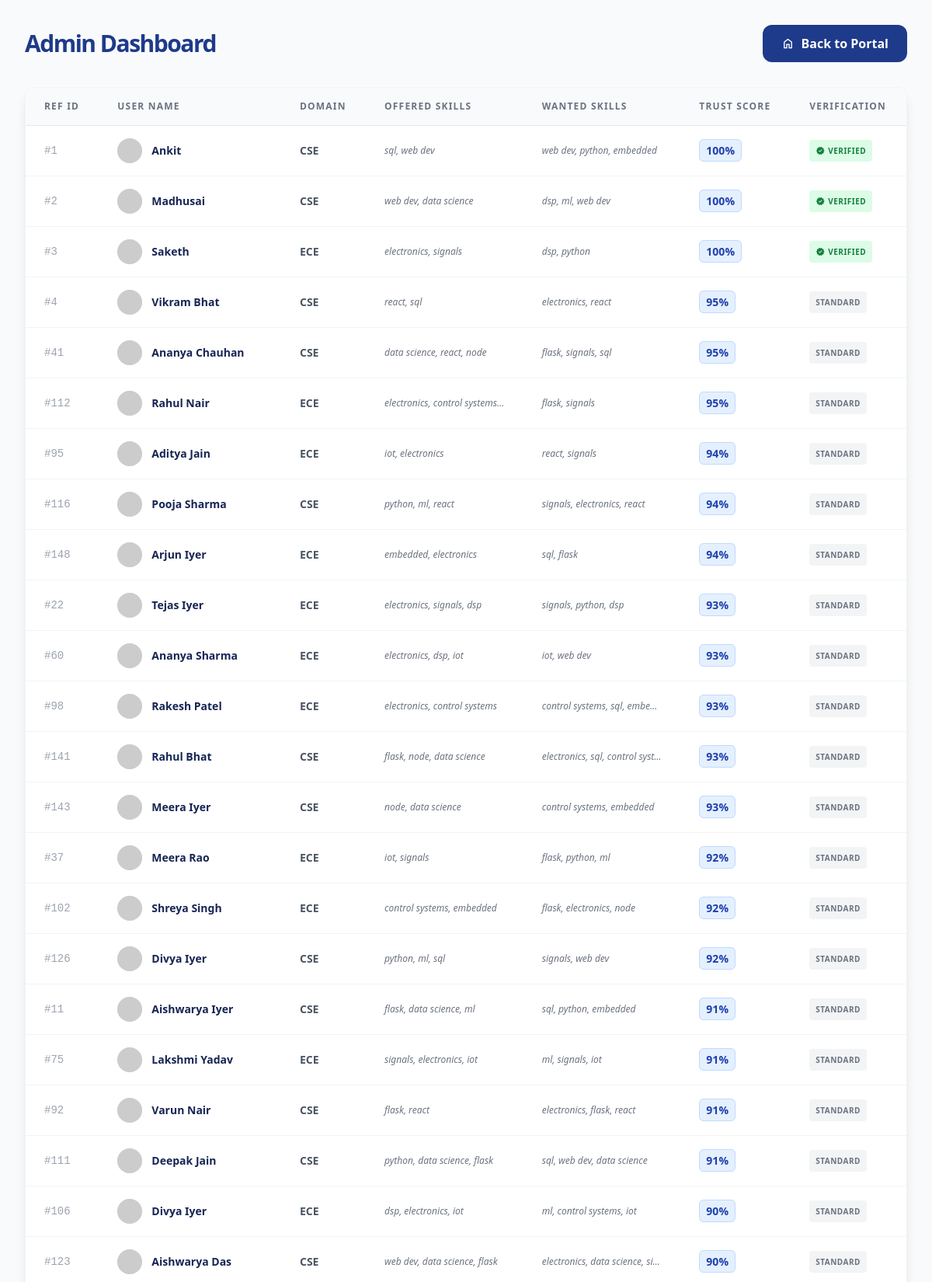
The page /admin (signed in, upper part) on the database its author committed.
### tables this page shows
CREATE TABLE users (
    id INTEGER PRIMARY KEY AUTOINCREMENT,
    name TEXT,
    skills_offered TEXT,
    skills_wanted TEXT,
    domain TEXT,
    whatsapp TEXT,
    linkedin TEXT,
    verified INTEGER,
    trust_score INTEGER
);

### app.py (the view)
@app.route("/admin")
def admin():
    if not session.get("logged_in"):
        return redirect(url_for("login"))
    conn = get_db()
    cursor = conn.cursor()
    cursor.execute("SELECT id, name, domain, skills_offered, skills_wanted, whatsapp, linkedin, verified, trust_score FROM users ORDER BY trust_score DESC")
    users = cursor.fetchall()
    conn.close()
    return render_template("admin.html", users=users)

### app.py (called while the page is built)
def get_db():
    return sqlite3.connect("database.db")

### templates/admin.html (shortened to what this page needs)
<!DOCTYPE html>
<html class="light" lang="en">
<head>
<script src="https://cdn.tailwindcss.com?plugins=forms"></script>
</head>
<body class="bg-gray-50 text-gray-900 p-8 min-h-screen">
    <div class="max-w-7xl mx-auto">
        <div class="flex justify-between items-center mb-8">
            <h1 class="text-3xl font-black text-blue-900 tracking-tighter">Admin Dashboard</h1>
            <a href="/" class="flex items-center gap-2 px-6 py-3 bg-blue-900 text-white rounded-xl font-bold hover:opacity-90 transition-opacity">
                <span class="material-symbols-outlined text-[18px]">home</span> Back to Portal
            </a>
        </div>
        <div class="bg-white rounded-xl shadow-lg border border-gray-100 overflow-hidden">
            <div class="overflow-x-auto">
                <table class="min-w-full text-left text-sm whitespace-nowrap">
                    <thead class="bg-gray-50 text-gray-500 uppercase tracking-widest text-xs border-b border-gray-200">
                        <tr>
                            <th class="px-6 py-4 font-bold">Ref ID</th>
                            <th class="px-6 py-4 font-bold">User Name</th>
                            <th class="px-6 py-4 font-bold">Domain</th>
                            <th class="px-6 py-4 font-bold">Offered Skills</th>
                            <th class="px-6 py-4 font-bold">Wanted Skills</th>
                            <th class="px-6 py-4 font-bold">Trust Score</th>
                            <th class="px-6 py-4 font-bold">Verification</th>
                        </tr>
                    </thead>
                    <tbody class="divide-y divide-gray-100">
                        {% for u in users %}
                        <tr class="hover:bg-blue-50 transition-colors">
                            <td class="px-6 py-4 font-mono text-gray-400">#{{ u[0] }}</td>
                            <td class="px-6 py-4 font-extrabold text-blue-950 flex items-center gap-3">
                                <img class="w-8 h-8 rounded-full bg-gray-200" src="https://api.dicebear.com/7.x/initials/svg?seed={{ u[1] }}&backgroundColor=e3e1ea,c9cffd,ffdcc6" />
                                {{ u[1] }}
                            </td>
                            <td class="px-6 py-4 font-semibold text-gray-600">{{ u[2] }}</td>
                            <td class="px-6 py-4 text-xs italic text-gray-500 max-w-[200px] truncate" title="{{ u[3] }}">{{ u[3] }}</td>
                            <td class="px-6 py-4 text-xs italic text-gray-500 max-w-[200px] truncate" title="{{ u[4] }}">{{ u[4] }}</td>
                            <td class="px-6 py-4">
                                <span class="px-2 py-1 bg-blue-100 text-blue-800 font-bold rounded-md bg-opacity-70 border border-blue-200">{{ u[8] }}%</span>
                            </td>
                            <td class="px-6 py-4">
                                {% if u[7] == 1 %}
                                    <span class="inline-flex items-center gap-1 text-[10px] font-bold px-2 py-1 bg-green-100 text-green-700 rounded uppercase tracking-wider">
                                        <span class="material-symbols-outlined text-[12px]" style="font-variation-settings: 'FILL' 1;">verified</span> Verified
                                    </span>
                                {% else %}
                                    <span class="inline-flex items-center gap-1 text-[10px] font-bold px-2 py-1 bg-gray-100 text-gray-500 rounded uppercase tracking-wider">Standard</span>
                                {% endif %}
                            </td>
                        </tr>
                        {% endfor %}
                    </tbody>
                </table>
            </div>
        </div>
    </div>
</body>
</html>

### rows shown on the page
users: id "1", name "Ankit", domain "CSE", skills_offered "sql, web dev", skills_wanted "web dev, python, embedded", trust_score "100", verified 1 (drawn)
users: id "2", name "Madhusai", domain "CSE", skills_offered "web dev, data science", skills_wanted "dsp, ml, web dev", trust_score "100", verified 1 (drawn)
users: id "3", name "Saketh", domain "ECE", skills_offered "electronics, signals", skills_wanted "dsp, python", trust_score "100", verified 1 (drawn)
users: id "4", name "Vikram Bhat", domain "CSE", skills_offered "react, sql", skills_wanted "electronics, react", trust_score "95", verified "STANDARD"
users: id "41", name "Ananya Chauhan", domain "CSE", skills_offered "data science, react, node", skills_wanted "flask, signals, sql", trust_score "95", verified "STANDARD"
users: id "112", name "Rahul Nair", domain "ECE", skills_offered "electronics, control systems…", skills_wanted "flask, signals", trust_score "95", verified "STANDARD"
users: id "95", name "Aditya Jain", domain "ECE", skills_offered "iot, electronics", skills_wanted "react, signals", trust_score "94", verified "STANDARD"
users: id "116", name "Pooja Sharma", domain "CSE", skills_offered "python, ml, react", skills_wanted "signals, electronics, react", trust_score "94", verified "STANDARD"
users: id "148", name "Arjun Iyer", domain "ECE", skills_offered "embedded, electronics", skills_wanted "sql, flask", trust_score "94", verified "STANDARD"
users: id "22", name "Tejas Iyer", domain "ECE", skills_offered "electronics, signals, dsp", skills_wanted "signals, python, dsp", trust_score "93", verified "STANDARD"
users: id "60", name "Ananya Sharma", domain "ECE", skills_offered "electronics, dsp, iot", skills_wanted "iot, web dev", trust_score "93", verified "STANDARD"
users: id "98", name "Rakesh Patel", domain "ECE", skills_offered "electronics, control systems", skills_wanted "control systems, sql, embe…", trust_score "93", verified "STANDARD"
users: id "141", name "Rahul Bhat", domain "CSE", skills_offered "flask, node, data science", skills_wanted "electronics, sql, control syst…", trust_score "93", verified "STANDARD"
users: id "143", name "Meera Iyer", domain "CSE", skills_offered "node, data science", skills_wanted "control systems, embedded", trust_score "93", verified "STANDARD"
users: id "37", name "Meera Rao", domain "ECE", skills_offered "iot, signals", skills_wanted "flask, python, ml", trust_score "92", verified "STANDARD"
users: id "102", name "Shreya Singh", domain "ECE", skills_offered "control systems, embedded", skills_wanted "flask, electronics, node", trust_score "92", verified "STANDARD"
users: id "126", name "Divya Iyer", domain "CSE", skills_offered "python, ml, sql", skills_wanted "signals, web dev", trust_score "92", verified "STANDARD"
users: id "11", name "Aishwarya Iyer", domain "CSE", skills_offered "flask, data science, ml", skills_wanted "sql, python, embedded", trust_score "91", verified "STANDARD"
users: id "75", name "Lakshmi Yadav", domain "ECE", skills_offered "signals, electronics, iot", skills_wanted "ml, signals, iot", trust_score "91", verified "STANDARD"
users: id "92", name "Varun Nair", domain "CSE", skills_offered "flask, react", skills_wanted "electronics, flask, react", trust_score "91", verified "STANDARD"
users: id "111", name "Deepak Jain", domain "CSE", skills_offered "python, data science, flask", skills_wanted "sql, web dev, data science", trust_score "91", verified "STANDARD"
users: id "106", name "Divya Iyer", domain "ECE", skills_offered "dsp, electronics, iot", skills_wanted "ml, control systems, iot", trust_score "90", verified "STANDARD"
users: id "123", name "Aishwarya Das", domain "CSE", skills_offered "web dev, data science, flask", skills_wanted "electronics, data science, si…", trust_score "90", verified "STANDARD"
